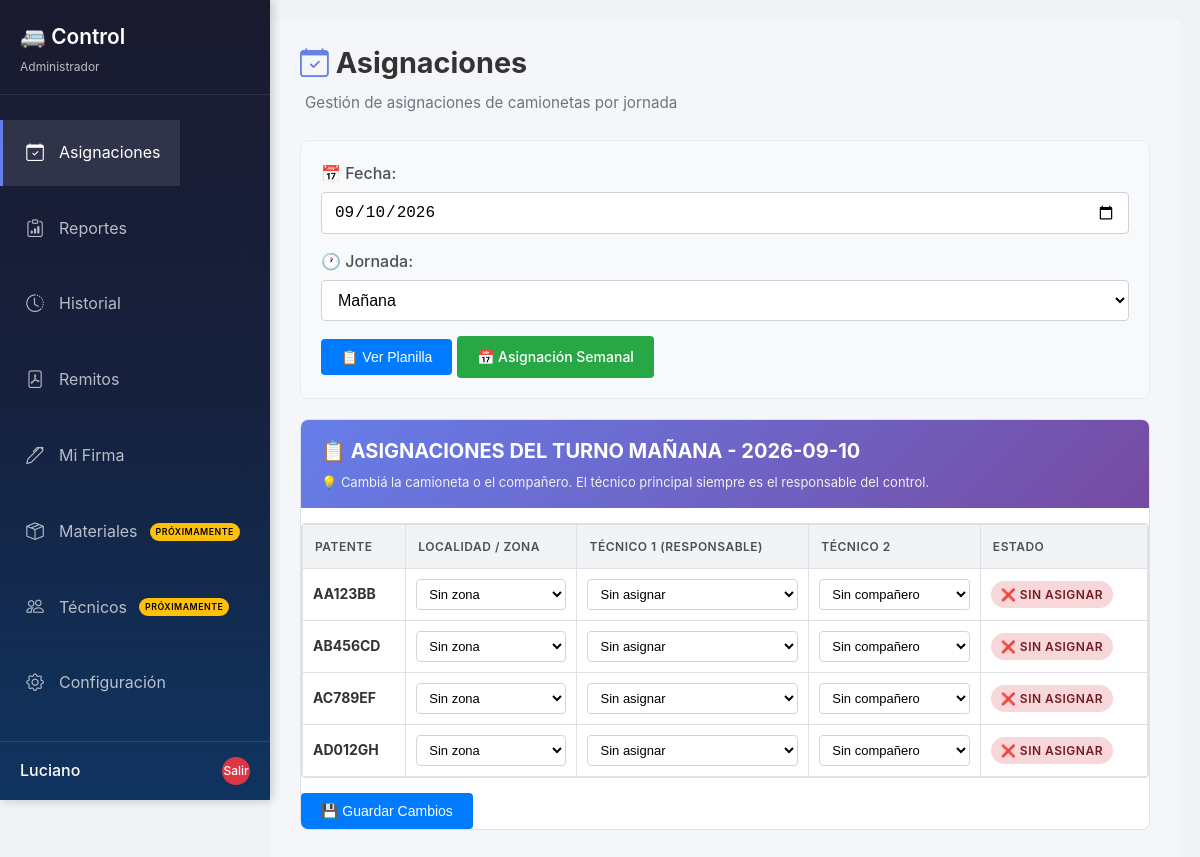
Page /admin (signed in) on the committed database.
### tables this page shows
CREATE TABLE camionetas (
            id INTEGER PRIMARY KEY AUTOINCREMENT,
            patente TEXT UNIQUE NOT NULL,
            activa INTEGER DEFAULT 1
        );

### app.py (the view, shortened to what this page needs)
@app.route('/admin')
def admin():
    if 'usuario_id' not in session or session.get('rol') != 'admin':
        return redirect(url_for('login'))
    fecha_seleccionada = request.args.get('fecha', datetime.now().strftime('%Y-%m-%d'))
    jornada_seleccionada = request.args.get('jornada', 'mañana')
    fecha_actual = datetime.now().strftime('%d/%m/%Y')
    conexion = get_db()
    try:
        tecnicos = obtener_tecnicos()
        camionetas = obtener_camionetas()
        zonas = zonas_activas(conexion)
        asignaciones_actuales = conexion.execute('''
            SELECT a.id as asignacion_id, a.camioneta_id, a.tecnico_id, a.tecnico2_id, a.zona,
                   c.patente as camioneta_patente
            FROM asignaciones a
            LEFT JOIN camionetas c ON a.camioneta_id = c.id
            WHERE a.fecha = ? AND a.jornada = ?
        ''', (fecha_seleccionada, jornada_seleccionada)).fetchall()
        asignaciones_por_camioneta = {}
        try:
            reportes = conexion.execute('''
                SELECT
                    r.id, r.tipo, r.elemento, r.estado, r.descripcion, r.fecha_hora,
                    r.fecha_resolucion, r.comentario_resolucion, r.resuelto_por,
                    COALESCE(cam.patente, 'SIN ASIGNAR') as patente,
                    COALESCE(u.nombre, 'TÉCNICO DESCONOCIDO') as tecnico_nombre
                FROM reportes r
                LEFT JOIN controles co ON r.control_id = co.id
                LEFT JOIN asignaciones a ON co.asignacion_id = a.id
                LEFT JOIN camionetas cam ON a.camioneta_id = cam.id
                LEFT JOIN usuarios u ON a.tecnico_id = u.id
                ORDER BY r.fecha_hora DESC
            ''').fetchall()
            reportes_por_patente = {}
            for reporte in reportes:
                patente = reporte['patente']
                if patente not in reportes_por_patente:
                    reportes_por_patente[patente] = []
                reportes_por_patente[patente].append(dict(reporte))
            patentes_con_reportes = sorted(reportes_por_patente.keys())
            ultima_ok = ultima_vez_ok(conexion)
            faltantes_por_patente = {}
            pendientes_control = controles_pendientes(conexion)
        except sqlite3.OperationalError as e:
            print(f"⚠️ No se pudieron leer los reportes: {e}")
            reportes = []
            reportes_por_patente = {}
            patentes_con_reportes = []
            faltantes_por_patente = {}
            pendientes_control = []
    finally:
        conexion.close()
    mensaje = request.args.get('mensaje', '')
    error = request.args.get('error', '')
    planilla = []
    for camioneta in camionetas:
        info = asignaciones_por_camioneta.get(camioneta['id'], {
            'asignacion_id': None,
            'tecnico_id': None,
            'tecnico2_id': None,
            'zona': ''
        })
        planilla.append({
            'camioneta_id': camioneta['id'],
            'camioneta_patente': camioneta['patente'],
            'asignacion_id': info['asignacion_id'],
            'tecnico_id': info['tecnico_id'],
            'tecnico2_id': info['tecnico2_id'],
            'zona': info['zona']
        })
    return render_template('admin.html',
                         pendientes_control=pendientes_control,
                         zonas=zonas,
                         camionetas=camionetas,
                         tecnicos=tecnicos,
                         planilla=planilla,
                         reportes=reportes,
                         reportes_por_patente=reportes_por_patente,
                         faltantes_por_patente=faltantes_por_patente,
                         patentes_con_reportes=patentes_con_reportes,
                         fecha_seleccionada=fecha_seleccionada,
                         jornada_seleccionada=jornada_seleccionada,
                         fecha_actual=fecha_actual,
                         mensaje=mensaje,
                         error=error)

### app.py (called while the page is built, shortened)
def zonas_activas(conexion):
    return [dict(f) for f in conexion.execute(
        'SELECT id, nombre, activa FROM zonas WHERE activa = 1 ORDER BY nombre')]

@app.before_request
def limpiar_redirecciones():
    if 'usuario_id' in session:
        rol = session.get('rol')
        if rol == 'admin' and request.path == '/tecnico':
            return redirect(url_for('admin'))
        if rol == 'jefe' and request.path in ['/tecnico', '/admin']:
            return redirect(url_for('jefe'))
        if rol == 'tecnico' and request.path in ['/admin', '/jefe']:
            return redirect(url_for('tecnico'))

def conectar_db():
    conexion = sqlite3.connect(str(DATABASE), timeout=15)
    conexion.execute('PRAGMA journal_mode = WAL')
    conexion.execute('PRAGMA foreign_keys = ON')
    return conexion

def get_db():
    conexion = conectar_db()
    conexion.row_factory = sqlite3.Row
    return conexion

def ultima_vez_ok(conexion, camioneta_id=None):
    filtro = 'AND a.camioneta_id = ?' if camioneta_id else ''
    parametros = (camioneta_id,) if camioneta_id else ()
    filas = conexion.execute(f'''
        SELECT
            cam.patente,
            ic.elemento,
            MAX(ic.fecha_hora) as fecha,
            ct.tipo_control,
            u.nombre as tecnico
        FROM items_control_tecnico ic
        JOIN controles_tecnicos ct ON ic.control_tecnico_id = ct.id
        JOIN asignaciones a ON ct.asignacion_id = a.id
        JOIN camionetas cam ON a.camioneta_id = cam.id
        LEFT JOIN usuarios u ON a.tecnico_id = u.id
        WHERE ic.estado = 'OK' {filtro}
        GROUP BY cam.patente, ic.elemento
    ''', parametros).fetchall()
    resultado = {}
    return resultado

def obtener_tecnicos():
    conexion = get_db()
    tecnicos = conexion.execute('''
        SELECT id, nombre FROM usuarios
        WHERE rol = 'tecnico' AND activo = 1 ORDER BY nombre
    ''').fetchall()
    conexion.close()
    return tecnicos

def obtener_camionetas():
    conexion = get_db()
    camionetas = conexion.execute('''
        SELECT id, patente FROM camionetas
        WHERE activa = 1 ORDER BY patente
    ''').fetchall()
    conexion.close()
    return camionetas

### templates/admin.html (shortened to what this page needs)
<!DOCTYPE html>
<html lang="es">
<head>
    <link rel="stylesheet" href="https://cdn.jsdelivr.net/npm/bootstrap-icons@1.8.1/font/bootstrap-icons.css">
    <link rel="stylesheet" href="{{ url_for('static', filename='css/style.css') }}">
</head>
<body>
    <div class="admin-sidebar" id="sidebar">
        <div class="sidebar-header">
            <h2>🚐 Control</h2>
            <span class="sidebar-subtitle">Administrador</span>
        </div>
        <nav class="sidebar-nav">
            <a href="#" class="sidebar-link active" data-section="asignaciones" onclick="cambiarSeccion('asignaciones')">
                <i class="bi bi-calendar-check"></i>
                <span>Asignaciones</span>
            </a>
            <a href="#" class="sidebar-link" data-section="reportes" onclick="cambiarSeccion('reportes')">
                <i class="bi bi-clipboard-data"></i>
                <span>Reportes</span>
            </a>
            <a href="#" class="sidebar-link" data-section="historial" onclick="cambiarSeccion('historial')">
                <i class="bi bi-clock-history"></i>
                <span>Historial</span>
            </a>
            <a href="#" class="sidebar-link" data-section="remitos" onclick="cambiarSeccion('remitos')">
                <i class="bi bi-file-pdf"></i>
                <span>Remitos</span>
            </a>
            <a href="#" class="sidebar-link" data-section="firma" onclick="cambiarSeccion('firma')">
                <i class="bi bi-pen"></i>
                <span>Mi Firma</span>
            </a>
            <a href="#" class="sidebar-link" data-section="materiales" onclick="cambiarSeccion('materiales')">
                <i class="bi bi-box-seam"></i>
                <span>Materiales</span>
                <span class="badge badge-proximamente">Próximamente</span>
            </a>
            <a href="#" class="sidebar-link" data-section="tecnicos" onclick="cambiarSeccion('tecnicos')">
                <i class="bi bi-people"></i>
                <span>Técnicos</span>
                <span class="badge badge-proximamente">Próximamente</span>
            </a>
            <a href="{{ url_for('admin_configuracion') }}" class="sidebar-link">
                <i class="bi bi-gear"></i>
                <span>Configuración</span>
            </a>
        </nav>
        <div class="sidebar-footer">
            <span class="user-name">{{ session.nombre }}</span>
            <a href="{{ url_for('logout') }}" class="btn btn-danger btn-sm">Salir</a>
        </div>
    </div>
    <div class="admin-main" id="main-content">
        <div id="seccion-asignaciones" class="seccion-content">
            <div class="seccion-header">
                <h1><i class="bi bi-calendar-check"></i> Asignaciones</h1>
                <p class="text-muted">Gestión de asignaciones de camionetas por jornada</p>
            </div>
            <div class="jornada-selector">
                <form method="GET" action="{{ url_for('admin') }}">
                    <div class="form-group">
                        <label for="fecha">📅 Fecha:</label>
                        <input type="date" id="fecha" name="fecha" value="{{ fecha_seleccionada }}" required>
                    </div>
                    <div class="form-group">
                        <label for="jornada">🕐 Jornada:</label>
                        <select id="jornada" name="jornada">
                            <option value="mañana" {% if jornada_seleccionada == 'mañana' %}selected{% endif %}>Mañana</option>
                        </select>
                    </div>
                    <button type="submit" class="btn btn-primary">📋 Ver Planilla</button>
                    <a href="{{ url_for('asignacion_semanal') }}" class="btn btn-success">📅 Asignación Semanal</a>
                </form>
            </div>
            <div class="planilla-container">
                <div class="planilla-header">
                    <h2>📋 ASIGNACIONES DEL TURNO {{ jornada_seleccionada|upper }} - {{ fecha_seleccionada }}</h2>
                    <p>💡 Cambiá la camioneta o el compañero. El técnico principal siempre es el responsable del control.</p>
                </div>
                <form method="POST" action="{{ url_for('guardar_planilla') }}" id="form-planilla">
                    <div class="table-responsive">
                        <table class="table-planilla">
                            <thead>
                                <tr>
                                    <th>PATENTE</th>
                                    <th>LOCALIDAD / ZONA</th>
                                    <th>TÉCNICO 1 (Responsable)</th>
                                    <th>TÉCNICO 2</th>
                                    <th>ESTADO</th>
                                </tr>
                            </thead>
                            <tbody>
                                {% for fila in planilla %}
                                <tr class="fila-asignacion">
                                    <td><strong>{{ fila.camioneta_patente }}</strong></td>
                                    <td>
                                        <select name="zona_{{ fila.camioneta_id }}" class="zona-select">
                                            <option value="">Sin zona</option>
                                        </select>
                                    </td>
                                    <td>
                                        <select name="tecnico_{{ fila.camioneta_id }}" class="tecnico-select">
                                            <option value="">Sin asignar</option>
                                        </select>
                                    </td>
                                    <td>
                                        <select name="tecnico2_{{ fila.camioneta_id }}" class="tecnico2-select">
                                            <option value="">Sin compañero</option>
                                        </select>
                                    </td>
                                    <td>
                                        {% if fila.tecnico_id %}
                                            <span class="badge badge-success">✅ ASIGNADO</span>
                                        {% else %}
                                            <span class="badge badge-danger">❌ SIN ASIGNAR</span>
                                        {% endif %}
                                    </td>
                                </tr>
                                {% endfor %}
                            </tbody>
                        </table>
                    </div>
                    <button type="submit" class="btn btn-primary">💾 Guardar Cambios</button>
                </form>
            </div>
        </div>
                                {% set contador = 0 %}
    </div>
</body>
</html>

### rows in the picture
camionetas: camioneta_patente "AA123BB"
camionetas: camioneta_patente "AB456CD"
camionetas: camioneta_patente "AC789EF"
camionetas: camioneta_patente "AD012GH"

### other values in the picture
{{ session.nombre }} "Luciano"
{{ jornada_seleccionada|upper }} "MAÑANA"
{{ fecha_seleccionada }} "2026-09-10"
